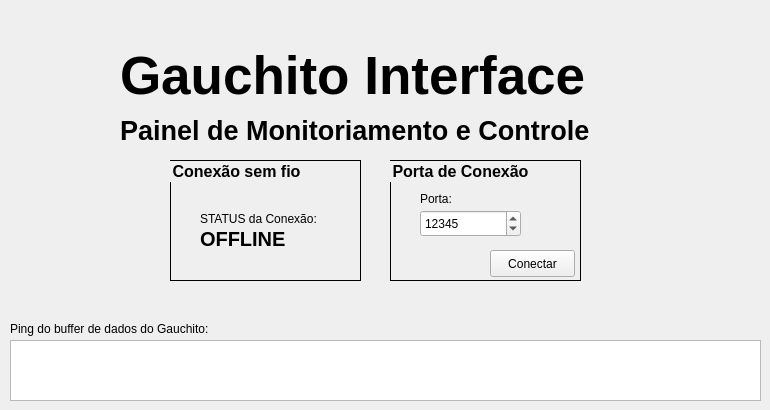
    <widget class="QWidget" name="tabInicio">
     <attribute name="title">
      <string>Início</string>
     </attribute>
     <widget class="QLabel" name="Home_GauchitoInterface">
      <property name="geometry">
       <rect>
        <x>120</x>
        <y>30</y>
        <width>571</width>
        <height>91</height>
       </rect>
      </property>
      <property name="font">
       <font>
        <pointsize>40</pointsize>
        <weight>75</weight>
        <bold>true</bold>
       </font>
      </property>
      <property name="text">
       <string>Gauchito Interface</string>
      </property>
     </widget>
     <widget class="QGroupBox" name="groupBox_2">
      <property name="geometry">
       <rect>
        <x>170</x>
        <y>160</y>
        <width>191</width>
        <height>121</height>
       </rect>
      </property>
      <property name="font">
       <font>
        <pointsize>12</pointsize>
        <weight>75</weight>
        <bold>true</bold>
       </font>
      </property>
      <property name="mouseTracking">
       <bool>true</bool>
      </property>
      <property name="acceptDrops">
       <bool>false</bool>
      </property>
      <property name="autoFillBackground">
       <bool>false</bool>
      </property>
      <property name="styleSheet">
       <string notr="true">QGroupBox {border: 1px solid black}</string>
      </property>
      <property name="title">
       <string>Conexão sem fio</string>
      </property>
      <property name="flat">
       <bool>false</bool>
      </property>
      <property name="checkable">
       <bool>false</bool>
      </property>
      <property name="checked">
       <bool>false</bool>
      </property>
      <widget class="QLabel" name="labelStatusSinal">
       <property name="geometry">
        <rect>
         <x>30</x>
         <y>50</y>
         <width>131</width>
         <height>17</height>
        </rect>
       </property>
       <property name="text">
        <string>STATUS da Conexão:</string>
       </property>
      </widget>
      <widget class="QLabel" name="labelDadosWifiSinal">
       <property name="geometry">
        <rect>
         <x>30</x>
         <y>70</y>
         <width>101</width>
         <height>17</height>
        </rect>
       </property>
       <property name="font">
        <font>
         <pointsize>15</pointsize>
         <weight>75</weight>
         <bold>true</bold>
        </font>
       </property>
       <property name="text">
        <string>OFFLINE</string>
       </property>
      </widget>
     </widget>
     <widget class="QLabel" name="Home_PaineldeMonitorament">
      <property name="geometry">
       <rect>
        <x>120</x>
        <y>110</y>
        <width>551</width>
        <height>41</height>
       </rect>
      </property>
      <property name="font">
       <font>
        <pointsize>20</pointsize>
        <weight>75</weight>
        <bold>true</bold>
       </font>
      </property>
      <property name="text">
       <string>Painel de Monitoriamento e Controle</string>
      </property>
     </widget>
     <widget class="QListWidget" name="labelDadosWifiBuffer">
      <property name="geometry">
       <rect>
        <x>10</x>
        <y>340</y>
        <width>751</width>
        <height>61</height>
       </rect>
      </property>
     </widget>
     <widget class="QLabel" name="labelBufferPrint">
      <property name="geometry">
       <rect>
        <x>10</x>
        <y>320</y>
        <width>221</width>
        <height>17</height>
       </rect>
      </property>
      <property name="text">
       <string>Ping do buffer de dados do Gauchito:</string>
      </property>
     </widget>
     <widget class="QGroupBox" name="groupBox_3">
      <property name="geometry">
       <rect>
        <x>390</x>
        <y>160</y>
        <width>191</width>
        <height>121</height>
       </rect>
      </property>
      <property name="font">
       <font>
        <pointsize>12</pointsize>
        <weight>75</weight>
        <bold>true</bold>
       </font>
      </property>
      <property name="mouseTracking">
       <bool>true</bool>
      </property>
      <property name="acceptDrops">
       <bool>false</bool>
      </property>
      <property name="autoFillBackground">
       <bool>false</bool>
      </property>
      <property name="styleSheet">
       <string notr="true">QGroupBox {border: 1px solid black}</string>
      </property>
      <property name="title">
       <string>Porta de Conexão</string>
      </property>
      <property name="flat">
       <bool>false</bool>
      </property>
      <property name="checkable">
       <bool>false</bool>
      </property>
      <property name="checked">
       <bool>false</bool>
      </property>
      <widget class="QLabel" name="labelWifiPorta">
       <property name="geometry">
        <rect>
         <x>30</x>
         <y>30</y>
         <width>41</width>
         <height>17</height>
        </rect>
       </property>
       <property name="text">
        <string>Porta:</string>
       </property>
      </widget>
      <widget class="QSpinBox" name="inputPorta">
       <property name="geometry">
        <rect>
         <x>30</x>
         <y>50</y>
         <width>101</width>
         <height>27</height>
        </rect>
       </property>
       <property name="maximum">
        <number>99999</number>
       </property>
       <property name="value">
        <number>12345</number>
       </property>
      </widget>
      <widget class="QPushButton" name="buttonConectar">
       <property name="geometry">
        <rect>
         <x>100</x>
         <y>90</y>
         <width>85</width>
         <height>27</height>
        </rect>
       </property>
       <property name="text">
        <string>Conectar</string>
       </property>
      </widget>
     </widget>
    </widget>
